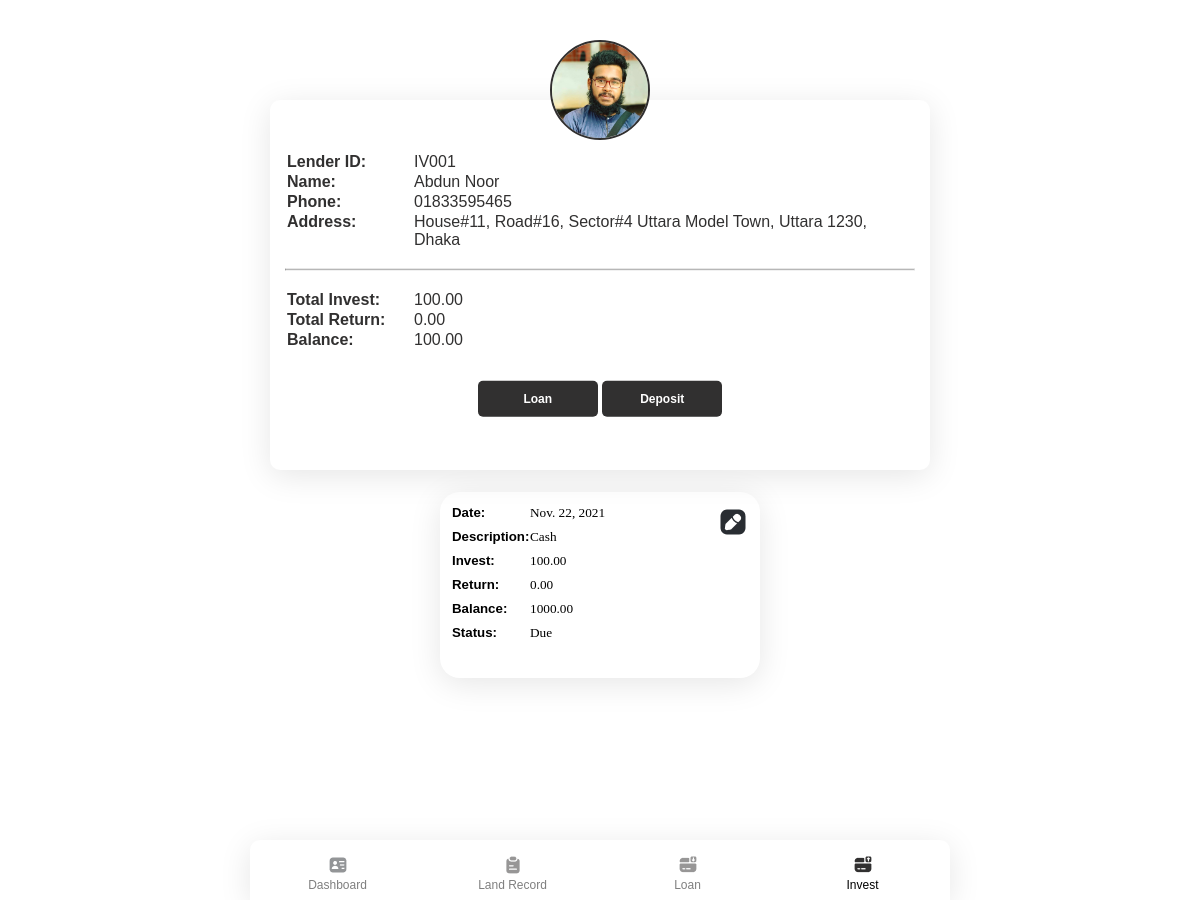
Before: /lenderprofile/1 (signed in) with the older database file.
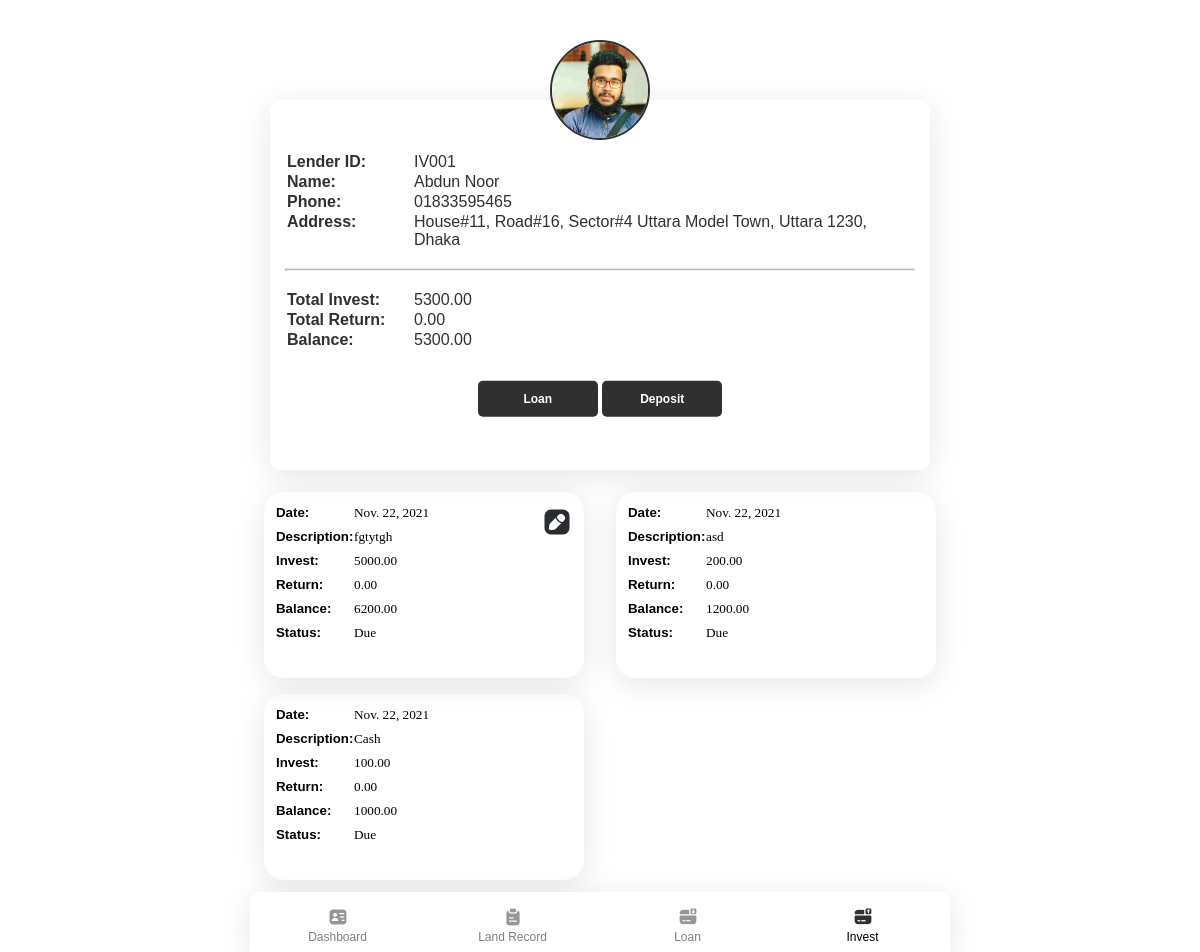
After: the same page with the newer database file.
### app/models.py (models this page shows)
class Invest(models.Model):
    lender = models.ForeignKey(Lender, on_delete=models.SET_NULL, blank=True, null=True)
    description = models.TextField(blank=True, null= True)
    invest = models.FloatField(default=0, null=True, blank=True)
    retern = models.FloatField(default=0, null=True, blank=True)
    balance = models.FloatField(default=0, null=True, blank=True)
    date = models.DateField( default=datetime.date.today)
    status = models.BooleanField(default=False, null=True, blank=False)

### app/views.py (the view)
# urls.py: path('lenderprofile/<int:id>', views.lenderprofile, name='lenderprofile'),
@login_required(login_url='login')
def lenderprofile(request, id):
    if request.method == 'POST' and request.FILES['img']:
        i = request.FILES['img']
        profile = Lender.objects.get(id=id)
        profile.img = i
        profile.save()
        return redirect("lenderprofile", id)
    else:
        profile = Lender.objects.get(id=id)
        accounts = Invest.objects.filter(lender=profile).order_by('-id')
        total_invest, total_return, b = total_count_lender(accounts)
        return render(request, "app/lenderprofile.html",{
            "profile": profile,
            "accounts": accounts,
            "total_return": total_return,
            "total_invest": total_invest,
            "Due": b,
        })

### app/models.py (called while the page is built)
    def __str__(self):
        return "IV00" +str(self.id)

### app/views.py (called while the page is built)
def total_count_lender(accounts):
    total_invest = 0
    total_return = 0
    b = 0
    for account in accounts:
        total_invest = total_invest + account.invest
        total_return = total_return + account.retern
    b = total_invest - total_return
    return total_invest, total_return, b

### app/templates/app/lenderprofile.html (shortened to what this page needs)
{% extends "app/layout.html" %}
{% block body %}
<header class="profile" style="text-align: center;">
  <div class="image-upload">
    <label onclick="imagePreview(imgbtn)" id="imgbtn">
        <img src="{{ profile.img.url }}" />
    </label>
</div>
<div class="info">
  <div class="profileinfo">
    <table>
      <tr><td class="column_left">Lender ID: </td><td class="column_right" >{{ profile }}</td></tr>
    <tr><td class="column_left">Name: </td><td class="column_right">{{ profile.lenderName }}</td></tr>
    <tr><td class="column_left">Phone: </td><td class="column_right">{{ profile.phone }}</td></tr>
    <tr><td class="column_left">Address: </td><td class="column_right">{{ profile.address }}</td></tr>
    </table>
  </div>
  <br>
  <hr>
  <br>
  <div class="infototal">
    <table>
      <tr><td class="column_left">Total Invest: </td><td class="column_right">{{ total_invest|floatformat:2 }}</td></tr>
    <tr><td class="column_left">Total Return: </td><td class="column_right">{{ total_return|floatformat:2 }}</td></tr>
    <tr><td class="column_left">Balance: </td><td class="column_right">{{ Due|floatformat:2 }}</td></tr>
    </table>
    <br>
  </div>
    <div class="buttondiv">
        <button class="samebuttons" type="button" onclick="ModalFunc(loanbtn)" id="loanbtn">Loan</button>
        <button class="samebuttons" type="button" onclick="ModalFunc(depositbtn)" id="depositbtn">Deposit</button>
    </div>
</div>
</header>
<div class="list-cards">
  {% for account in accounts %}
  <div class="card list">
      <h5>Date: <span class="lightword">{{ account.date }}</span></h5>
      <h5>Description: <span class="lightword">{{ account.description }}</span></h5>
      <h5>Invest: <span class="lightword">{{ account.invest|floatformat:2 }}</span></h5>
      <h5>Return: <span class="lightword">{{ account.retern|floatformat:2 }}</span></h5>
      <h5>Balance: <span class="lightword">{{ account.balance|floatformat:2 }}</span></h5>
      <h5>Status: <span class="lightword">{% if account.status %} Paid {% else %} Due {% endif %}</span></h5>
      {% if forloop.counter == 1 %}
        <a href="{% url 'edit' account.id 'investedit' account.lender %}"><img src="{% static 'app/img/icon/edit.png' %}" alt=""></a>
      {% endif %}
  </div>
  {% endfor %}
</div>
{% endblock %}

Changed rows visible on the page:
added Invest: date "Nov. 22, 2021", description "fgtytgh", invest "5000.00", retern "0.00", balance "6200.00", status "Due"
added Invest: date "Nov. 22, 2021", description "asd", invest "200.00", retern "0.00", balance "1200.00", status "Due"
Other visible differences:
{{ total_invest|floatformat:2 }}: "100.00" → "5300.00"
{{ Due|floatformat:2 }}: "100.00" → "5300.00"
